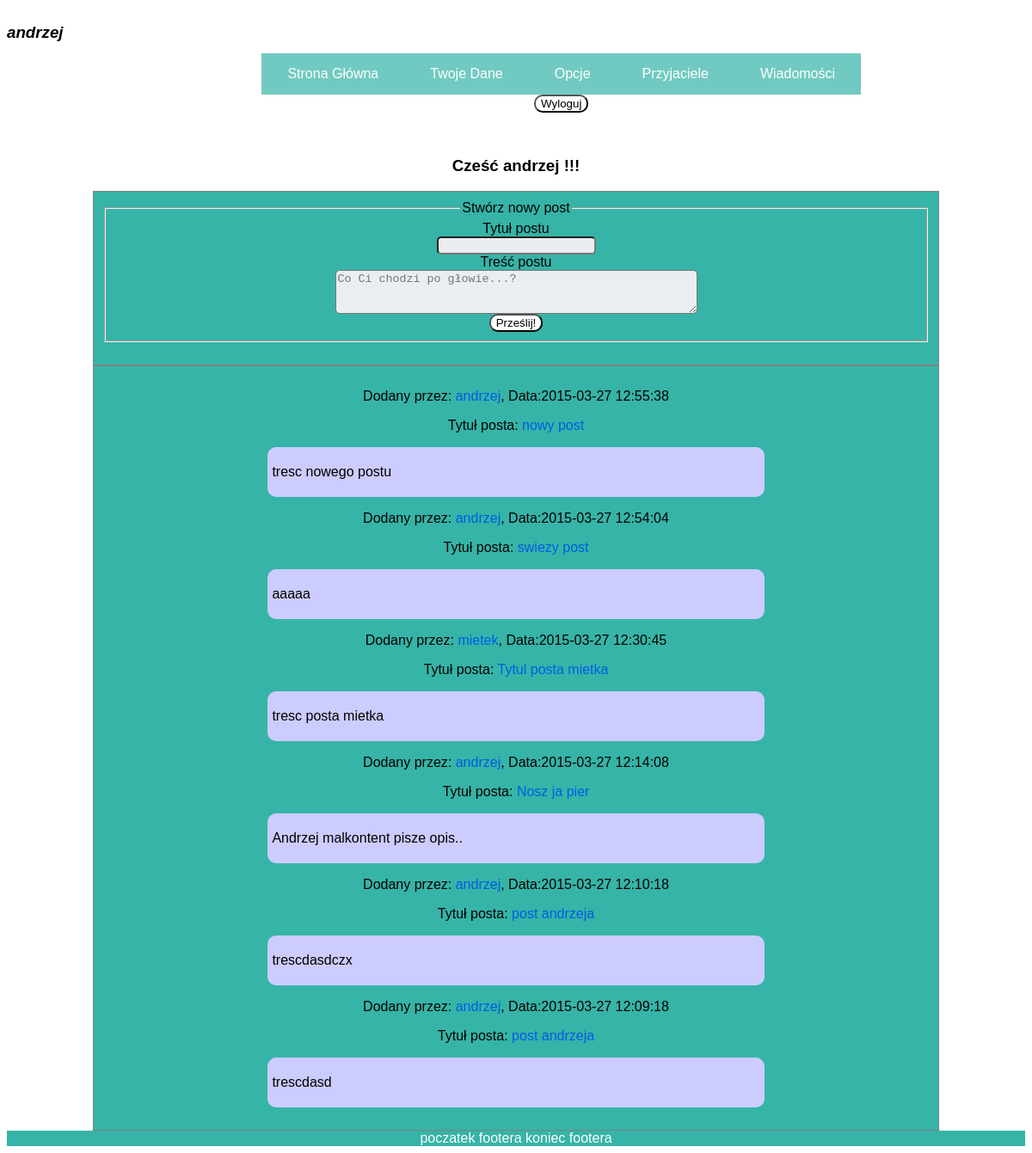
Before: /index.php (signed in) with the older database file.
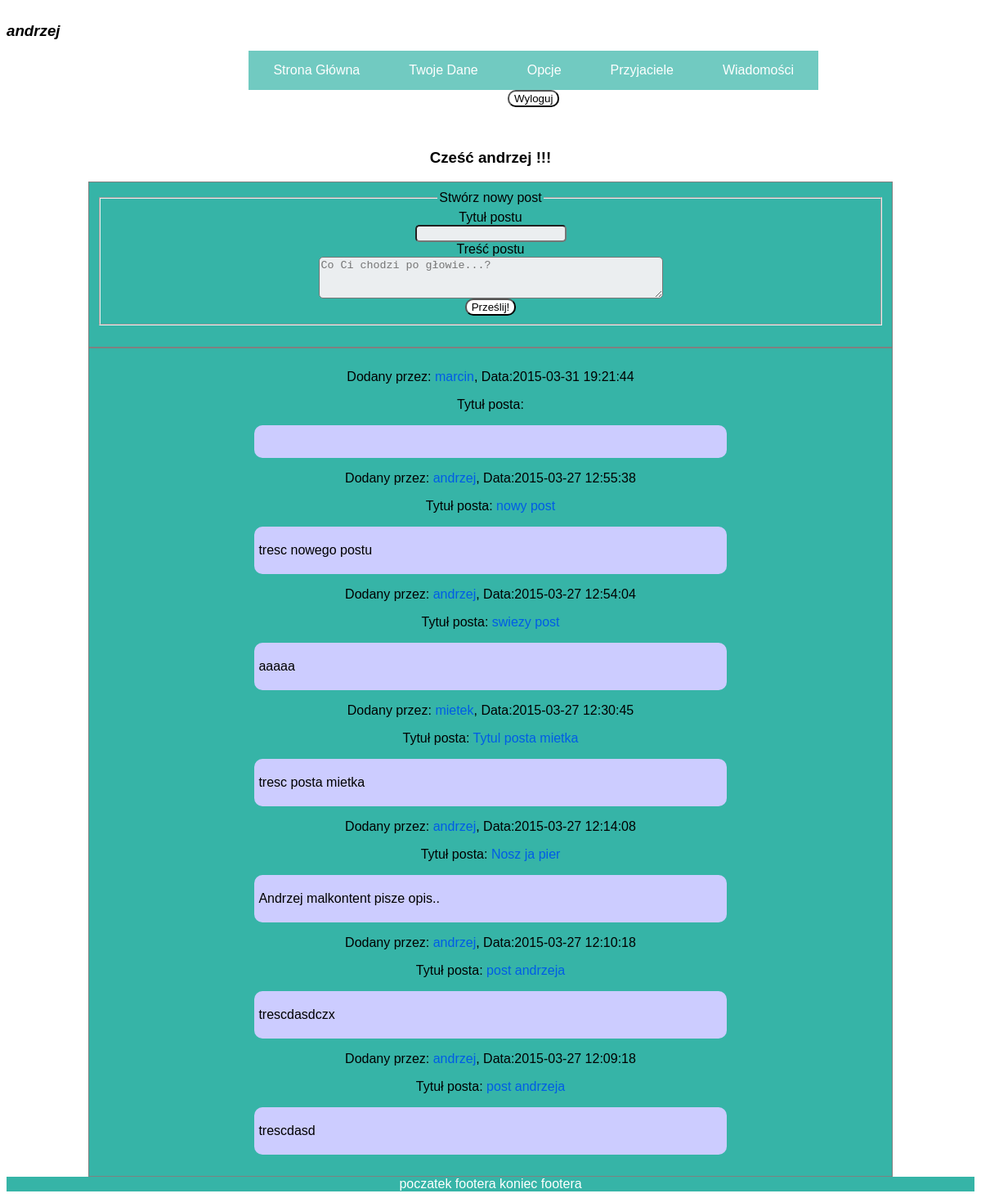
After: the same page with the newer database file.
### tables this page shows
CREATE TABLE `Users` (
  `id` int(11) NOT NULL AUTO_INCREMENT,
  `name` varchar(30) NOT NULL,
  `password` varchar(60) NOT NULL,
  PRIMARY KEY (`id`),
  UNIQUE KEY `name` (`name`)
);

CREATE TABLE `Posts` (
  `post_id` int(11) NOT NULL AUTO_INCREMENT,
  `user_id` int(11) NOT NULL,
  `post_name` varchar(30) DEFAULT NULL,
  `post_input` varchar(140) DEFAULT NULL,
  `post_date` datetime DEFAULT NULL,
  PRIMARY KEY (`post_id`),
  KEY `user_id` (`user_id`),
  CONSTRAINT `Posts_ibfk_1` FOREIGN KEY (`user_id`) REFERENCES `Users` (`id`)
);

### index.php (the view)
<header><?php include("header.php");?></header>
<main>
<?php
if(isset($_SESSION['user_id'])) {
	echo "<h3>Cześć  {$_SESSION['user_name']} !!! </h3> ";
echo("<div id='new_post_div'>
<form name='post_form' action='newpost.php' method='post'>
	<fieldset>
		<legend>Stwórz nowy post</legend>
		<label>Tytuł postu</label><br>
		<input type='text' name='post_name' maxlength='30'><br>
		<label>Treść postu</label><br>
		<textarea name='post_text' cols='50' rows='3' maxlength='140' placeholder='Co Ci chodzi po głowie...?'></textarea><br>
		<button type='submit' name='post_submit_button'>Prześlij!</button>
	</fieldset>
</form> ");
}
?>
</div>
<div id='container'>
	<?php
	if(isset($_SESSION['user_id'])) {
		$sql='SELECT * FROM Users JOIN Posts on Users.id=Posts.user_id ORDER BY post_date DESC';
		$result=$conn->query($sql);
		if($result->num_rows > 0) {
			while($row=$result->fetch_assoc()) {
				echo ("<p class='post-author'>
						Dodany przez: <a href='profile.php?profile_id={$row['id']}'>{$row['name']}</a>, Data:{$row['post_date']}
				</p>
				");
				echo ("<p class='post-title'>
						Tytuł posta: <a href='post.php?page_id={$row['post_id']}'>{$row['post_name']}</a>
					</p>
				");
				echo ("<p class='post-content'>
						{$row['post_input']}
						</p>
				");
			}
		}
	}
	?>
</div>
</main>
<?php include("footer.php");?>

### header.php (shortened to what this page needs)
<!DOCTYPE html>
<html>
<head>
	<link rel="stylesheet" href="style.css" type="text/css"/>
</head>
<body>
	<?php include("connection.php");?>
	<h3 class="user-name-top"><?php
	if(isset($_SESSION['user_id'])) {
		$sql="SELECT * FROM Users WHERE id={$_SESSION['user_id']}";
		$result=$conn->query($sql);
		if($result->num_rows > 0) {
			while($row=$result->fetch_assoc()) {
				echo($row['name']);
			}
		}
	}
	else {
		echo "nie jesteś zalogowany";
	}
	?></h3>
	<br>
	<ul class='main-menu'>
			<li><a href="index.php">Strona główna </a></li><?php
			if (isset($_SESSION['user_id'])) {
				echo ("<li><a href='user.php'>Twoje dane </a></li>");
				echo("<li><a href='settings.php'>Opcje </a></li>");
				echo("<li><a href='index.php'>Przyjaciele </a></li>");
			    echo ("<li><a href='messages.php'>Wiadomości </a></li>");
				echo ("<form method='post' action='logout.php'>
						<button type='submit' name='logout_button'>Wyloguj</button>
						</form>");
			}
			else {
				echo("<li><a href='register.php'>Zarejestruj się </a></li>");
				echo("<li><a href='login.php'>Zaloguj się </a></li>");
			}
			?>
	</ul>

Changed rows visible on the page:
added posts: user.name "marcin", post_date "2015-03-31 19:21:44"
